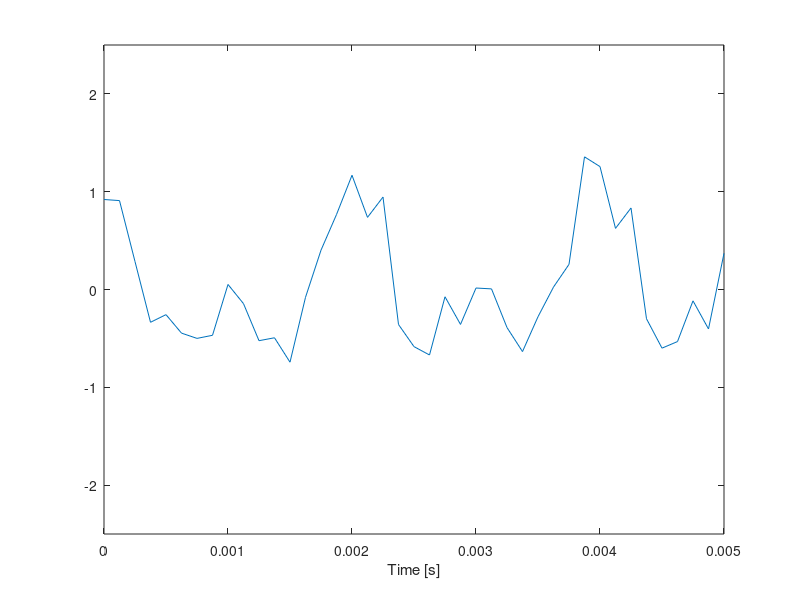
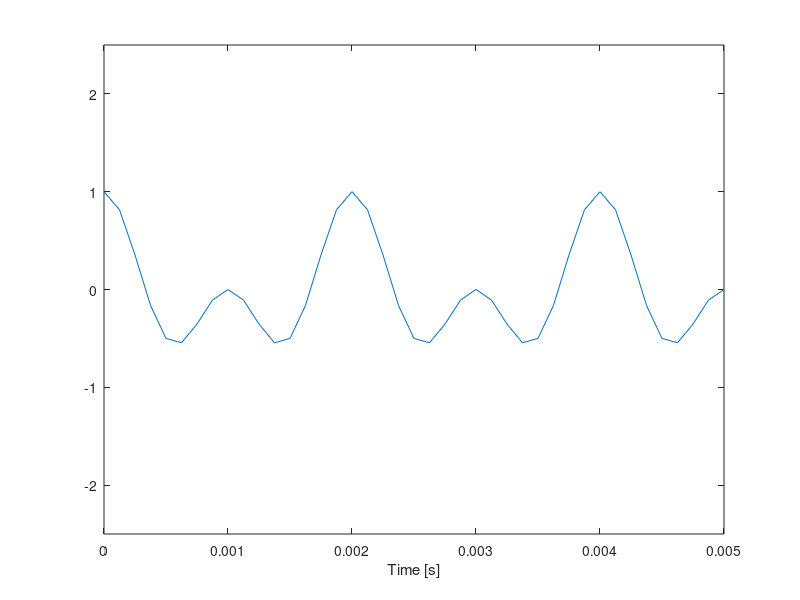

Here is the MATLAB script that generated these plots, in order:
%%%%%%%%%%%%%%%%%%%%%%%%%%%%%%%%%%%%%%%%%%%%%%%%%%%%%%%%%%%%%%%%%%%%%%%%%%%
% Introduction to Matlab for audio processing                              
% Audio Signals course
% 2021
% Zhang Zheng
% Exercise 6
% %%%%%%%%%%%%%%%%%%%%%%%%%%%%%%%%%%%%%%%%%%%%%%%%%%%%%%%%%%%%%%%%%%%%%%%%%

clear
close all
clc

%% Simulate additive noise.
% Let's simulate the acquisition of a microphone signal. The signal is
% sampled at 8kHz, and the signal to noise ratio is 5dB. The acquired
% signal is composed of two sinusoidal tone with frequency 500Hz and 1000Hz
% respectively. The signal length is equal to 5ms.
% Compute the signal samples and plot it. 


fs = 8000;                      % Sampling frequency
ts = 1/fs;                      % Sampling period
t = 0 : ts : 0.005;             % Time axis
A = 0.5;                        % Signal amplitude
f1 = 500;                       % First tone frequency
f2 = 1000;                      % Second tone frequency

phi = pi/2;
x1 = A*sin(2*pi*f1*t + phi);    % First tone
x2 = A*sin(2*pi*f2*t + phi);    % Second tone
x = x1 + x2;

SNR_dB = 5;
std_v = A / (10^(SNR_dB/20)); % std. dev. of noise

v = std_v*randn(size(x));     % white noise samples
s = x + v;                    % noisy signal

figure()
plot(t,s); axis([0 0.005 -2.5 2.5]) % plot the signal
xlabel('Time [s]');

%%  Part 2
% We repeat the measurement using an higher quality microphone with SNR of
% 60dB. Simulate this second acquisition and comment the result. 

SNR_dB = 60;
std_v = A / (10^(SNR_dB/20)); % std. dev. of noise

v = std_v*randn(size(x));     % white noise samples
s = x + v;                    % noisy signal

figure()
plot(t,s); axis([0 0.005 -2.5 2.5]) % plot the signal
xlabel('Time [s]');



